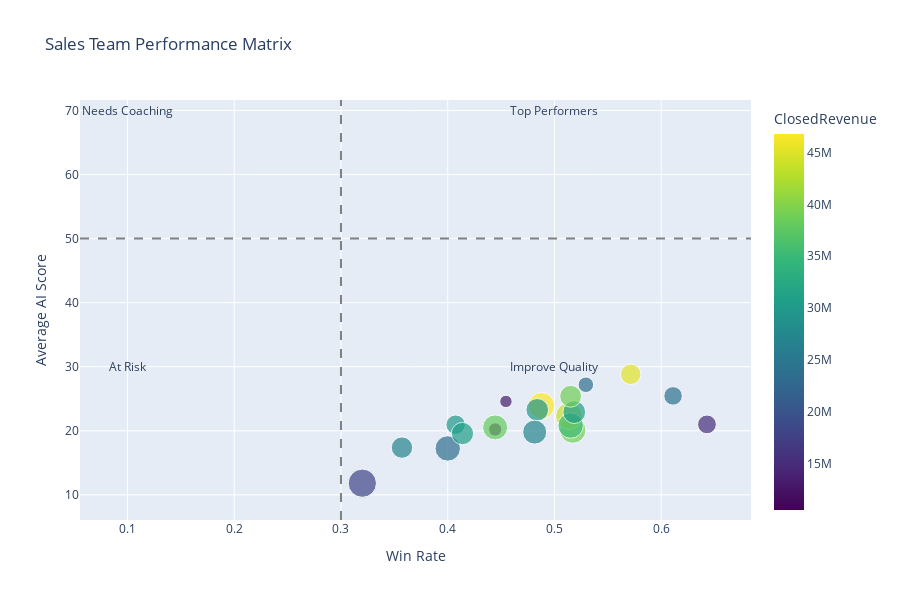

Notebook code cell kept with this figure:
### Markdown cell above
## 8. AI-Powered Sales Coaching Insights

### Code cell
# Create sales rep performance data
reps = [f"Rep_{i}" for i in range(1, 21)]
rep_performance = []

for rep in reps:
    # Assign opportunities to reps
    rep_opps = all_opps.sample(n=random.randint(20, 100))
    
    closed_deals = rep_opps[rep_opps['IsClosed']]
    
    rep_performance.append({
        'SalesRep': rep,
        'TotalOpps': len(rep_opps),
        'Pipeline': rep_opps[~rep_opps['IsClosed']]['Amount'].sum(),
        'ClosedRevenue': closed_deals[closed_deals['IsWon']]['Amount'].sum(),
        'WinRate': closed_deals['IsWon'].mean() if len(closed_deals) > 0 else 0,
        'AvgDealSize': rep_opps['Amount'].mean(),
        'AvgAIScore': rep_opps['AIScore'].mean(),
        'AvgCycleTime': closed_deals['DaysInStage'].sum() / len(closed_deals) if len(closed_deals) > 0 else 0
    })

df_rep_performance = pd.DataFrame(rep_performance)

# Generate coaching insights
def generate_coaching_insight(row):
    insights = []
    
    # Performance-based coaching
    if row['WinRate'] < 0.2:
        insights.append("🎓 Schedule deal review sessions to improve qualification")
    elif row['WinRate'] > 0.5:
        insights.append("⭐ High performer - share best practices with team")
    
    if row['AvgAIScore'] < 40:
        insights.append("📉 Focus on higher-quality opportunities")
    
    if row['AvgCycleTime'] > 60:
        insights.append("⏱️ Work on accelerating deal velocity")
    
    if row['AvgDealSize'] < df_rep_performance['AvgDealSize'].median():
        insights.append("💰 Target larger deal opportunities")
    
    return insights[0] if insights else "✅ Performing well - maintain momentum"

df_rep_performance['CoachingInsight'] = df_rep_performance.apply(generate_coaching_insight, axis=1)

# Create sales team performance dashboard
fig = px.scatter(df_rep_performance,
                x='WinRate',
                y='AvgAIScore',
                size='Pipeline',
                color='ClosedRevenue',
                hover_data=['SalesRep', 'CoachingInsight'],
                title='Sales Team Performance Matrix',
                labels={'WinRate': 'Win Rate', 'AvgAIScore': 'Average AI Score'},
                color_continuous_scale='Viridis')

# Add quadrant lines
fig.add_hline(y=50, line_dash="dash", line_color="gray")
fig.add_vline(x=0.3, line_dash="dash", line_color="gray")

# Add quadrant labels
fig.add_annotation(x=0.1, y=70, text="Needs Coaching", showarrow=False)
fig.add_annotation(x=0.5, y=70, text="Top Performers", showarrow=False)
fig.add_annotation(x=0.1, y=30, text="At Risk", showarrow=False)
fig.add_annotation(x=0.5, y=30, text="Improve Quality", showarrow=False)

fig.update_layout(height=600)
fig.show()

print("\nTop 5 Performers:")
print(df_rep_performance.nlargest(5, 'ClosedRevenue')[['SalesRep', 'ClosedRevenue', 'WinRate', 'CoachingInsight']])

### Figure 1 — Plotly figure (JSON) as saved in the notebook; plotly's stock layout.template omitted (floating-point values rounded to 4 significant figures)
{"data": [{"customdata": [["Rep_1", "📉 Focus on higher-quality opportunities"], ["Rep_2", "⭐ High performer - share best practices with team"], ["Rep_3", "⭐ High performer - share best practices with team"], ["Rep_4", "⭐ High performer - share best practices with team"], ["Rep_5", "⭐ High performer - share best practices with team"], ["Rep_6", "📉 Focus on higher-quality opportunities"], ["Rep_7", "📉 Focus on higher-quality opportunities"], ["Rep_8", "⭐ High performer - share best practices with team"], ["Rep_9", "⭐ High performer - share best practices with team"], ["Rep_10", "⭐ High performer - share best practices with team"], ["Rep_11", "📉 Focus on higher-quality opportunities"], ["Rep_12", "📉 Focus on higher-quality opportunities"], ["Rep_13", "📉 Focus on higher-quality opportunities"], ["Rep_14", "📉 Focus on higher-quality opportunities"], ["Rep_15", "📉 Focus on higher-quality opportunities"], ["Rep_16", "⭐ High performer - share best practices with team"], ["Rep_17", "⭐ High performer - share best practices with team"], ["Rep_18", "📉 Focus on higher-quality opportunities"], ["Rep_19", "📉 Focus on higher-quality opportunities"], ["Rep_20", "📉 Focus on higher-quality opportunities"]], "hovertemplate": "Win Rate=%{x}<br>Average AI Score=%{y}<br>Pipeline=%{marker.size}<br>SalesRep=%{customdata[0]}<br>CoachingInsight=%{customdata[1]}<br>ClosedRevenue=%{marker.color}<extra></extra>", "legendgroup": "", "marker": {"color": [29879767, 38945428, 45232669, 43669708, 35500657, 46799411, 10507494, 24129552, 23476952, 15135018, 38045765, 23398752, 30868013, 29663712, 26765478, 30472917, 38769818, 13221305, 18276773, 27122697], "coloraxis": "coloraxis", "size": [85797656, 154252414, 95569610, 160289594, 147065594, 157600186, 39783473, 77725694, 54639631, 79735838, 141359246, 146141983, 112501664, 116009904, 131499823, 117523441, 108138090, 34758065, 180986012, 103472743], "sizemode": "area", "sizeref": 452500.0, "symbol": "circle"}, "mode": "markers", "name": "", "orientation": "v", "showlegend": false, "type": "scatter", "x": [0.4074, 0.5172, 0.5714, 0.5135, 0.5152, 0.4878, 0.4444, 0.6111, 0.5294, 0.6429, 0.4444, 0.4, 0.4138, 0.4839, 0.4815, 0.5185, 0.5152, 0.4545, 0.32, 0.3571], "xaxis": "x", "y": [20.95, 20.09, 28.83, 22.29, 20.82, 23.92, 20.21, 25.45, 27.19, 21.0, 20.53, 17.25, 19.57, 23.27, 19.8, 22.91, 25.39, 24.58, 11.82, 17.38], "yaxis": "y"}], "layout": {"annotations": [{"showarrow": false, "text": "Needs Coaching", "x": 0.1, "y": 70}, {"showarrow": false, "text": "Top Performers", "x": 0.5, "y": 70}, {"showarrow": false, "text": "At Risk", "x": 0.1, "y": 30}, {"showarrow": false, "text": "Improve Quality", "x": 0.5, "y": 30}], "coloraxis": {"colorbar": {"title": {"text": "ClosedRevenue"}}, "colorscale": [[0, "#440154"], [0.1111, "#482878"], [0.2222, "#3e4989"], [0.3333, "#31688e"], [0.4444, "#26828e"], [0.5556, "#1f9e89"], [0.6667, "#35b779"], [0.7778, "#6ece58"], [0.8889, "#b5de2b"], [1, "#fde725"]]}, "height": 600, "legend": {"itemsizing": "constant", "tracegroupgap": 0}, "shapes": [{"line": {"color": "gray", "dash": "dash"}, "type": "line", "x0": 0, "x1": 1, "xref": "x domain", "y0": 50, "y1": 50, "yref": "y"}, {"line": {"color": "gray", "dash": "dash"}, "type": "line", "x0": 0.3, "x1": 0.3, "xref": "x", "y0": 0, "y1": 1, "yref": "y domain"}], "title": {"text": "Sales Team Performance Matrix"}, "xaxis": {"anchor": "y", "domain": [0, 1], "title": {"text": "Win Rate"}}, "yaxis": {"anchor": "x", "domain": [0, 1], "title": {"text": "Average AI Score"}}}}
